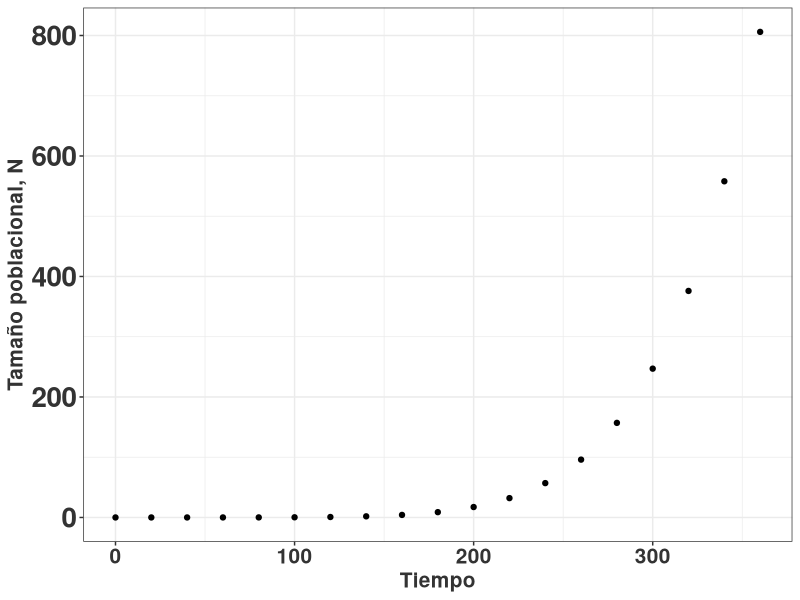

Generate this figure with R:
## ---- chunk 1
library(ggplot2)
        rlt_theme <- theme_bw()+
          theme(axis.title.y = element_text(colour="grey20",size=15,face="bold"),
                   axis.text.x = element_text(colour="grey20",size=15, face="bold"),
                   axis.text.y = element_text(colour="grey20",size=20,face="bold"),  
                   axis.title.x = element_text(colour="grey20",size=15,face="bold"))
                    
## ---- chunk 2
ggplot(pressure, aes(temperature, pressure))+
  geom_point()+
  rlt_theme+
  xlab("Tiempo")+
  ylab("Tamaño poblacional, N")

